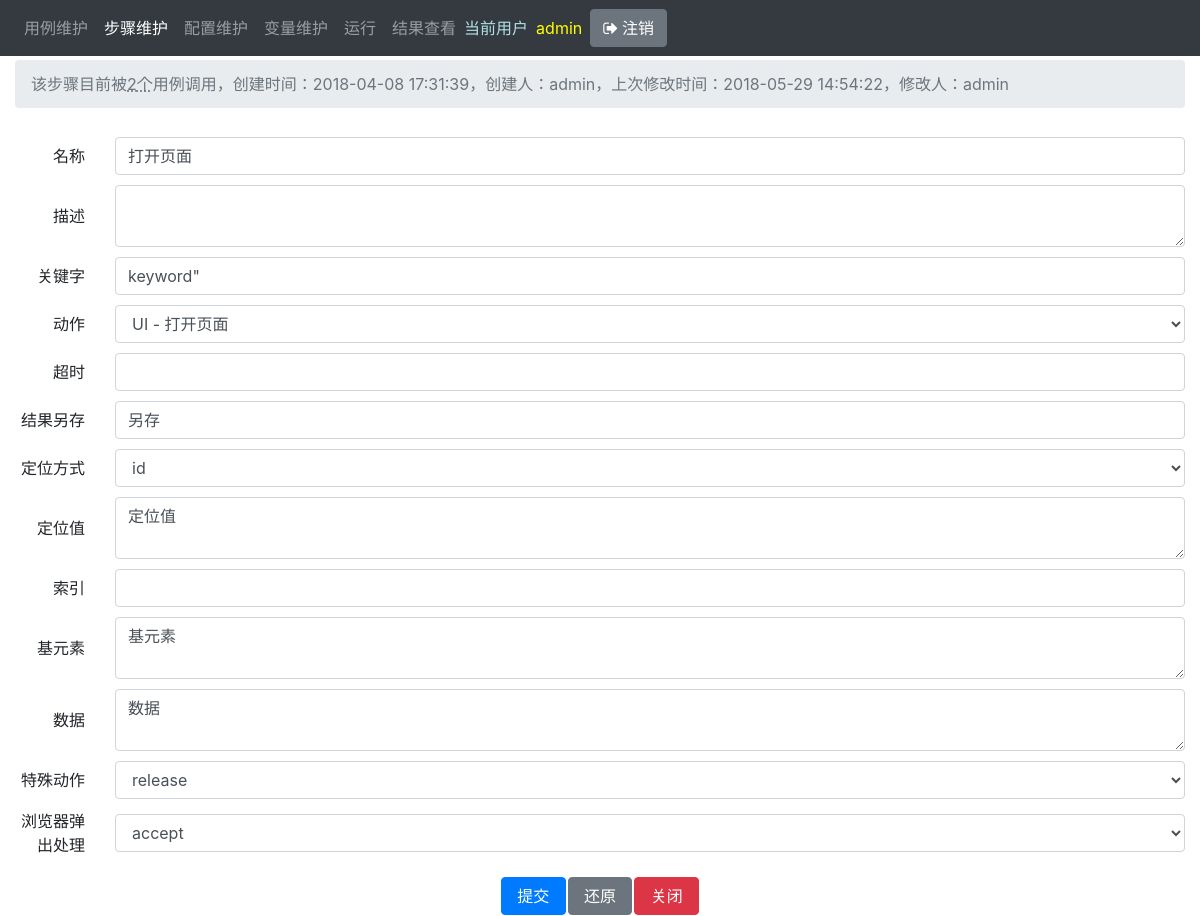
Page /step/1/ (signed in) on the earlier database version.
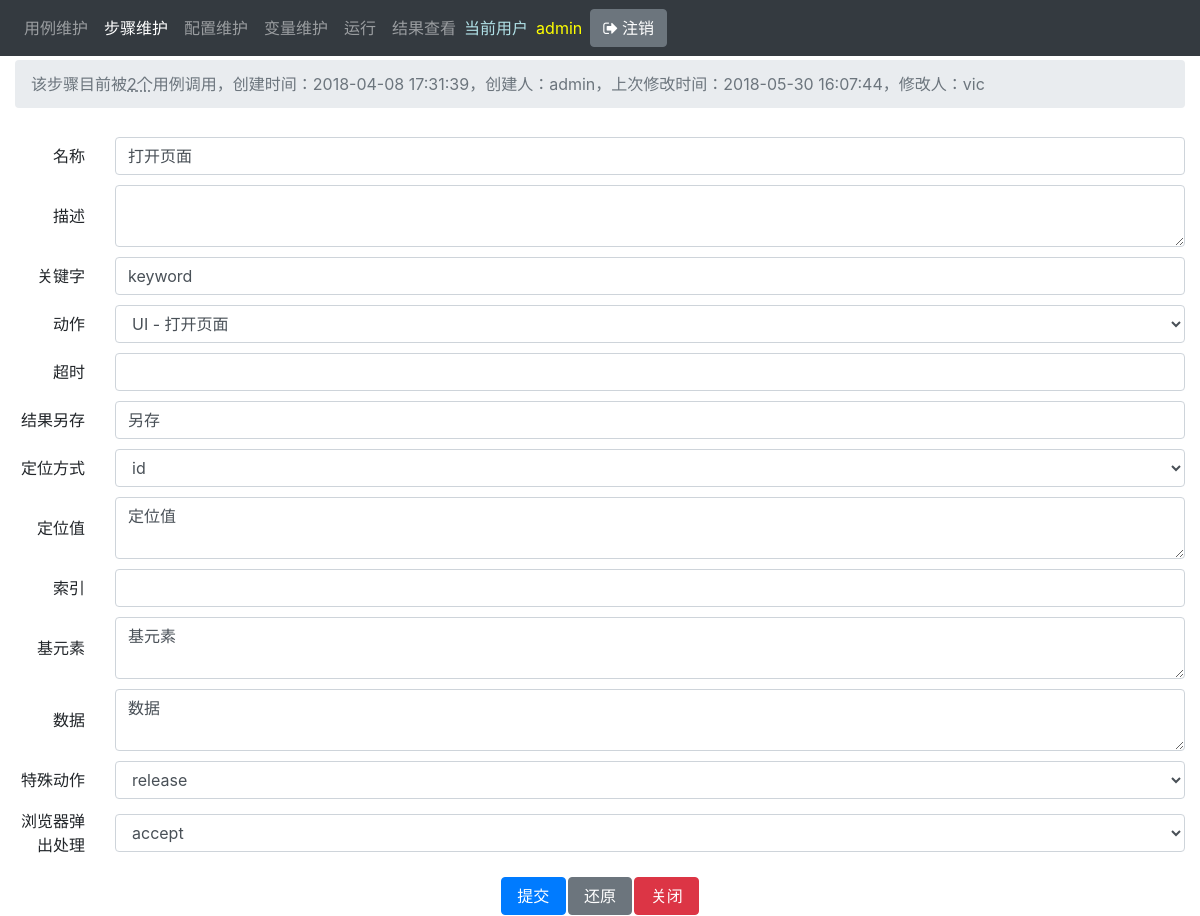
Same page on the later database version.
### main/models.py (models this page shows, shortened)
class Step(models.Model):
    name = models.CharField(max_length=100)
    description = models.TextField(blank=True)
    keyword = models.CharField(max_length=100, blank=True, default='')
    creator = models.ForeignKey(User, verbose_name='创建人', related_name='step_creator', on_delete=models.DO_NOTHING)
    created_date = models.DateTimeField('创建时间', auto_now_add=True, null=True)
    modifier = models.ForeignKey(User, verbose_name='修改人', related_name='step_modifier', on_delete=models.DO_NOTHING)
    modified_date = models.DateTimeField('修改时间', auto_now=True, null=True)
    is_active = models.BooleanField(default=True)
    action = models.ForeignKey('main.Action', on_delete=models.DO_NOTHING)
    timeout = models.FloatField(blank=True, null=True)
    save_as = models.CharField(blank=True, max_length=100)
    ui_by_list = (
        (0, ''),
        (1, 'id'),
        (2, 'xpath'),
        (3, 'link text'),
        (4, 'partial link text'),
        (5, 'name'),
        (6, 'tag name'),
        (7, 'class name'),
        (8, 'css selector'),
        (9, 'public element'),
        (10, 'variable'),
    )
    ui_by = models.IntegerField(choices=ui_by_list, default=0)
    ui_locator = models.TextField(blank=True)
    ui_index = models.IntegerField(blank=True, null=True)
    ui_base_element = models.TextField(blank=True)
    ui_data = models.TextField(blank=True)
    ui_special_action_list = (
        (0, ''),
        (1, 'click'),
        (2, 'click_and_hold'),
        (3, 'context_click'),
        (4, 'double_click'),
        (5, 'release'),
        (6, 'move_by_offset'),
        (7, 'move_to_element'),
        (8, 'move_to_element_with_offset'),
        (9, 'drag_and_drop'),
        (10, 'drag_and_drop_by_offset'),
        (11, 'key_down'),
        (12, 'key_up'),
        (13, 'send_keys'),
        (14, 'send_keys_to_element'),
    )
    ui_special_action = models.IntegerField(choices=ui_special_action_list, default=0)
    ui_alert_handle_list = (
        (0, ''),
        (1, 'accept'),
        (2, 'dismiss'),
        (3, 'ignore'),
    )
    ui_alert_handle = models.IntegerField(choices=ui_alert_handle_list, default=0)
    api_url = models.TextField(blank=True)
    api_headers = models.TextField(blank=True)
    api_body = models.TextField(blank=True)
    api_data = models.TextField(blank=True)
    class Meta:
        ordering = ['name']
        pass

### main/views.py (the view, shortened to what this page needs)
# urls.py: path('step/<int:pk>/', mv.step, name='step'),
@login_required
def step(request, pk):
    try:
        obj = Step.objects.get(id=pk)
    except Step.DoesNotExist:
        raise Http404('Step does not exist')
    if request.method == 'GET':
        form = StepForm(instance=obj)
        related_objects = obj.case_set.filter(is_active=True)
        if request.GET.get('success', '') == '1' and request.META.get('HTTP_REFERER'):
            is_success = True
        return render(request, 'main/step.html', locals())

### main/forms.py
class StepForm(forms.ModelForm):
    action = forms.ModelChoiceField(queryset=Action.objects.prefetch_related('type'))
    creator = forms.ModelChoiceField(queryset=User.objects, required=False, validators=[])
    modifier = forms.ModelChoiceField(queryset=User.objects, required=False, validators=[])
    is_active = forms.CharField(required=False)
    class Meta:
        model = Step
        fields = '__all__'
        widgets = {
        }
    def __init__(self, *args, **kwargs):
        super(StepForm, self).__init__(*args, **kwargs)
        for k, v in self.fields.items():
            if isinstance(v.widget, forms.Textarea):
                v.widget.attrs.update({'rows': '', 'class': 'form-control'})
            else:
                v.widget.attrs.update({'class': 'form-control'})

### main/models.py (called while the page is built)
    def __str__(self):
        return self.name

    def __str__(self):
        return '{} - {}'.format(self.type, self.name)

    def __str__(self):
        return self.name

### main/templates/main/step.html (shortened to what this page needs)
{% extends 'main/detail_base.html' %}
{% block detail_header %}
<ol class="breadcrumb my-4">
    <li class="breadcrumb-item active">
    {% if form.initial %}
        该步骤目前被<abbr title="{% for o in related_objects %}【{{ o }}】{% if not forloop.last %}，{% endif %}{% endfor %}">{{ related_objects|length }}个</abbr>用例调用，创建时间：{{ obj.created_date }}，创建人：{{ obj.creator }}，上次修改时间：{{ obj.modified_date }}，修改人：{{ obj.modifier }}
    {% else %}
        添加一个步骤
    {% endif %}
    </li>
</ol>
{% endblock %}
{% block detail_content %}
<div class="row align-items-center">
    <div class="col-1 text-right ">名称</div>
    <div class="col" form_data>
        {{ form.name }}
    </div>
</div>
<div class="row align-items-center">
    <div class="col-1 text-right">描述</div>
    <div class="col" form_data>
        {{ form.description }}
    </div>
</div>
<div class="row align-items-center">
    <div class="col-1 text-right">关键字</div>
    <div class="col" form_data>
        {{ form.keyword }}
    </div>
</div>
<div class="row align-items-center">
    <div class="col-1 text-right">动作</div>
    <div class="col" form_data>
        {{ form.action }}
    </div>
</div>
<div class="row align-items-center">
    <div class="col-1 text-right">超时</div>
    <div class="col" form_data>
        {{ form.timeout }}
    </div>
</div>
<div class="row align-items-center">
    <div class="col-1 text-right">结果另存</div>
    <div class="col mx-auto" form_data>
        {{ form.save_as }}
    </div>
</div>
<div class="row align-items-center" action_type="ui">
    <div class="col-1 text-right">定位方式</div>
    <div class="col" form_data>
        {{ form.ui_by }}
    </div>
</div>
<div class="row align-items-center" action_type="ui">
    <div class="col-1 text-right">定位值</div>
    <div class="col" form_data>
        {{ form.ui_locator }}
    </div>
</div>
<div class="row align-items-center" action_type="ui">
    <div class="col-1 text-right">索引</div>
    <div class="col" form_data>
        {{ form.ui_index }}
    </div>
</div>
<div class="row align-items-center" action_type="ui">
    <div class="col-1 text-right">基元素</div>
    <div class="col" form_data>
        {{ form.ui_base_element }}
    </div>
</div>
<div class="row align-items-center" action_type="ui">
    <div class="col-1 text-right">数据</div>
    <div class="col" form_data>
        {{ form.ui_data }}
    </div>
</div>
<div class="row align-items-center" action_type="ui">
    <div class="col-1 text-right">特殊动作</div>
    <div class="col" form_data>
        {{ form.ui_special_action }}
    </div>
</div>
<div class="row align-items-center" action_type="ui">
    <div class="col-1 text-right">浏览器弹出处理</div>
    <div class="col" form_data>
        {{ form.ui_alert_handle }}
    </div>
</div>
<br/>
<div class="save_button_group fixed-bottom">
    <table>
        <tr>
            <td><input type="submit" value="提交" class="btn btn-primary"></td>
            <td><input type="reset" value="还原" class="btn btn-secondary"></td>
            <td><input type="button" value="关闭" onclick="window.close();" class="btn btn-danger"></td>
        </tr>
    </table>
</div>
{% endblock %}

Differences in the rows shown:
changed Step "打开页面": modified_date "2018-05-29 14:54:22" → "2018-05-30 16:07:44"; modifier "admin" → "vic"; keyword "keyword\"" → "keyword"
